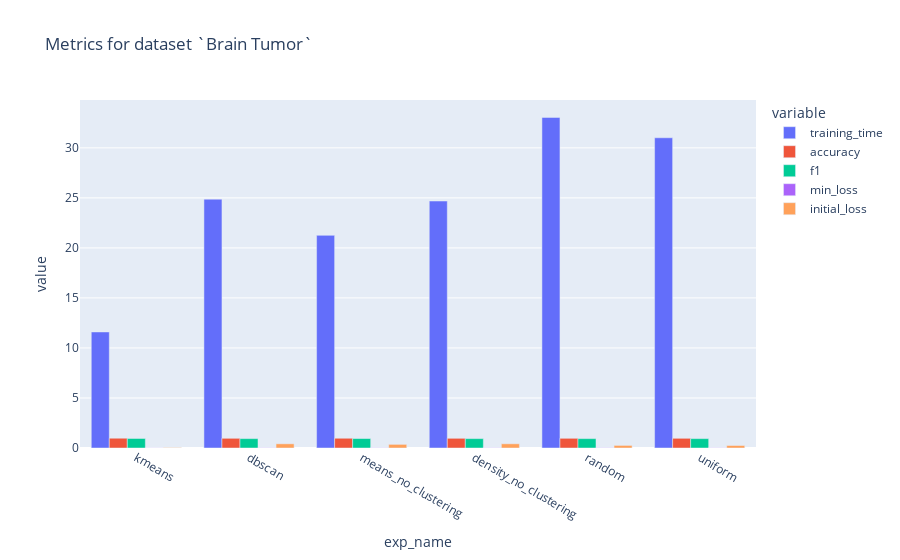

Write notebook code for a chart like this one.
### Code cell
R.get_bar_plots_res(show=False)

### Figure 1 — Plotly figure (JSON) as saved in the notebook; plotly's stock layout.template omitted (floating-point values rounded to 4 significant figures)
{"data": [{"alignmentgroup": "True", "hovertemplate": "variable=training_time<br>exp_name=%{x}<br>value=%{y}<extra></extra>", "legendgroup": "training_time", "marker": {"color": "#636efa", "pattern": {"shape": ""}}, "name": "training_time", "offsetgroup": "training_time", "orientation": "v", "showlegend": true, "textposition": "auto", "type": "bar", "x": ["kmeans", "dbscan", "means_no_clustering", "density_no_clustering", "random", "uniform"], "xaxis": "x", "y": [11.6, 24.87, 21.26, 24.69, 33.05, 31.01], "yaxis": "y"}, {"alignmentgroup": "True", "hovertemplate": "variable=accuracy<br>exp_name=%{x}<br>value=%{y}<extra></extra>", "legendgroup": "accuracy", "marker": {"color": "#EF553B", "pattern": {"shape": ""}}, "name": "accuracy", "offsetgroup": "accuracy", "orientation": "v", "showlegend": true, "textposition": "auto", "type": "bar", "x": ["kmeans", "dbscan", "means_no_clustering", "density_no_clustering", "random", "uniform"], "xaxis": "x", "y": [0.9767, 0.97, 0.9733, 0.97, 0.97, 0.97], "yaxis": "y"}, {"alignmentgroup": "True", "hovertemplate": "variable=f1<br>exp_name=%{x}<br>value=%{y}<extra></extra>", "legendgroup": "f1", "marker": {"color": "#00cc96", "pattern": {"shape": ""}}, "name": "f1", "offsetgroup": "f1", "orientation": "v", "showlegend": true, "textposition": "auto", "type": "bar", "x": ["kmeans", "dbscan", "means_no_clustering", "density_no_clustering", "random", "uniform"], "xaxis": "x", "y": [0.951, 0.9362, 0.9437, 0.9362, 0.9362, 0.9362], "yaxis": "y"}, {"alignmentgroup": "True", "hovertemplate": "variable=min_loss<br>exp_name=%{x}<br>value=%{y}<extra></extra>", "legendgroup": "min_loss", "marker": {"color": "#ab63fa", "pattern": {"shape": ""}}, "name": "min_loss", "offsetgroup": "min_loss", "orientation": "v", "showlegend": true, "textposition": "auto", "type": "bar", "x": ["kmeans", "dbscan", "means_no_clustering", "density_no_clustering", "random", "uniform"], "xaxis": "x", "y": [0.01186, 0.02036, 0.01995, 0.0203, 0.02204, 0.01907], "yaxis": "y"}, {"alignmentgroup": "True", "hovertemplate": "variable=initial_loss<br>exp_name=%{x}<br>value=%{y}<extra></extra>", "legendgroup": "initial_loss", "marker": {"color": "#FFA15A", "pattern": {"shape": ""}}, "name": "initial_loss", "offsetgroup": "initial_loss", "orientation": "v", "showlegend": true, "textposition": "auto", "type": "bar", "x": ["kmeans", "dbscan", "means_no_clustering", "density_no_clustering", "random", "uniform"], "xaxis": "x", "y": [0.03341, 0.4188, 0.3629, 0.4197, 0.2574, 0.25], "yaxis": "y"}], "layout": {"barmode": "group", "legend": {"title": {"text": "variable"}, "tracegroupgap": 0}, "title": {"text": "Metrics for dataset `Brain Tumor`"}, "xaxis": {"anchor": "y", "domain": [0, 1], "title": {"text": "exp_name"}}, "yaxis": {"anchor": "x", "domain": [0, 1], "title": {"text": "value"}}}}
